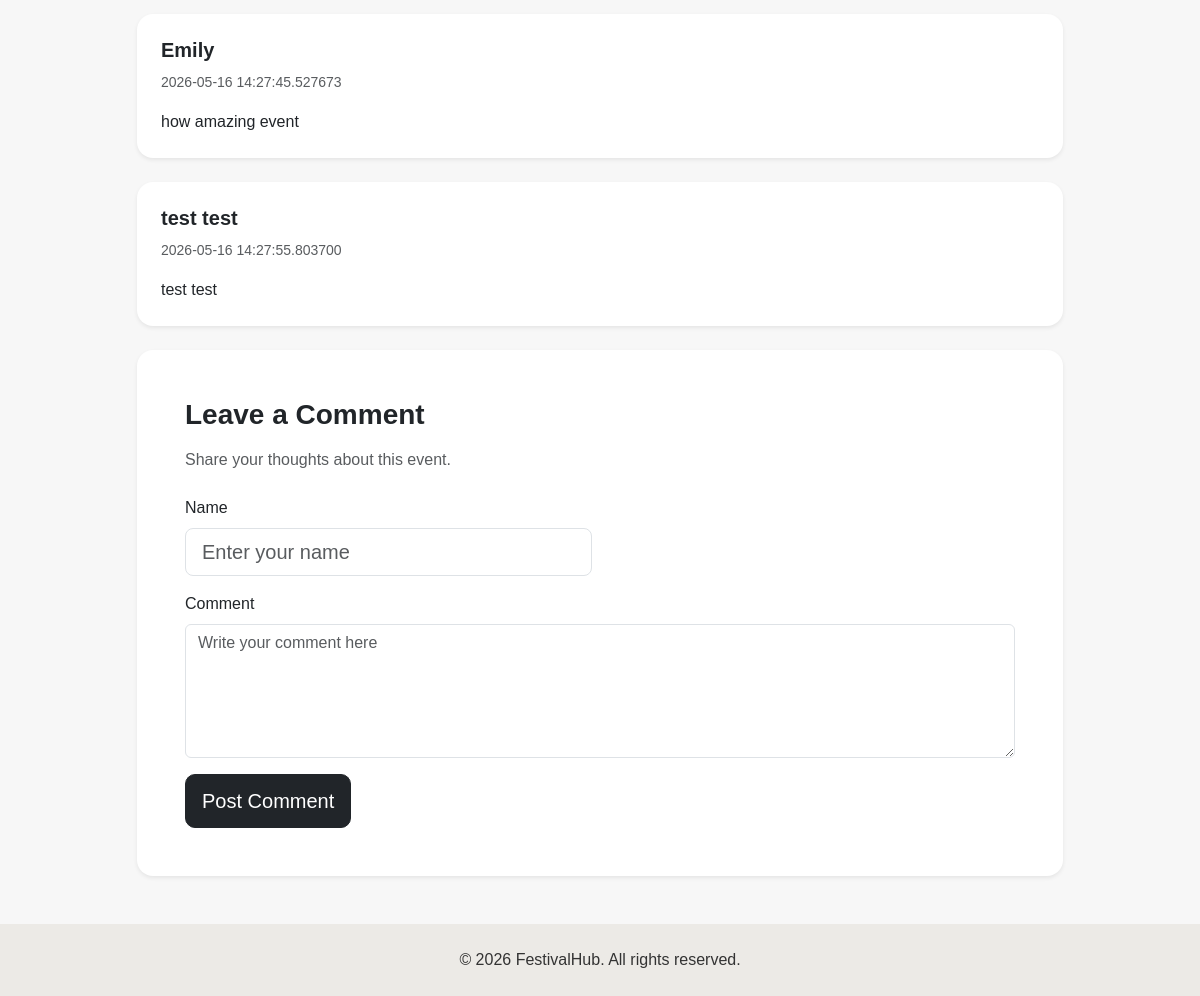
Page /details (lower part) on the earlier database version.
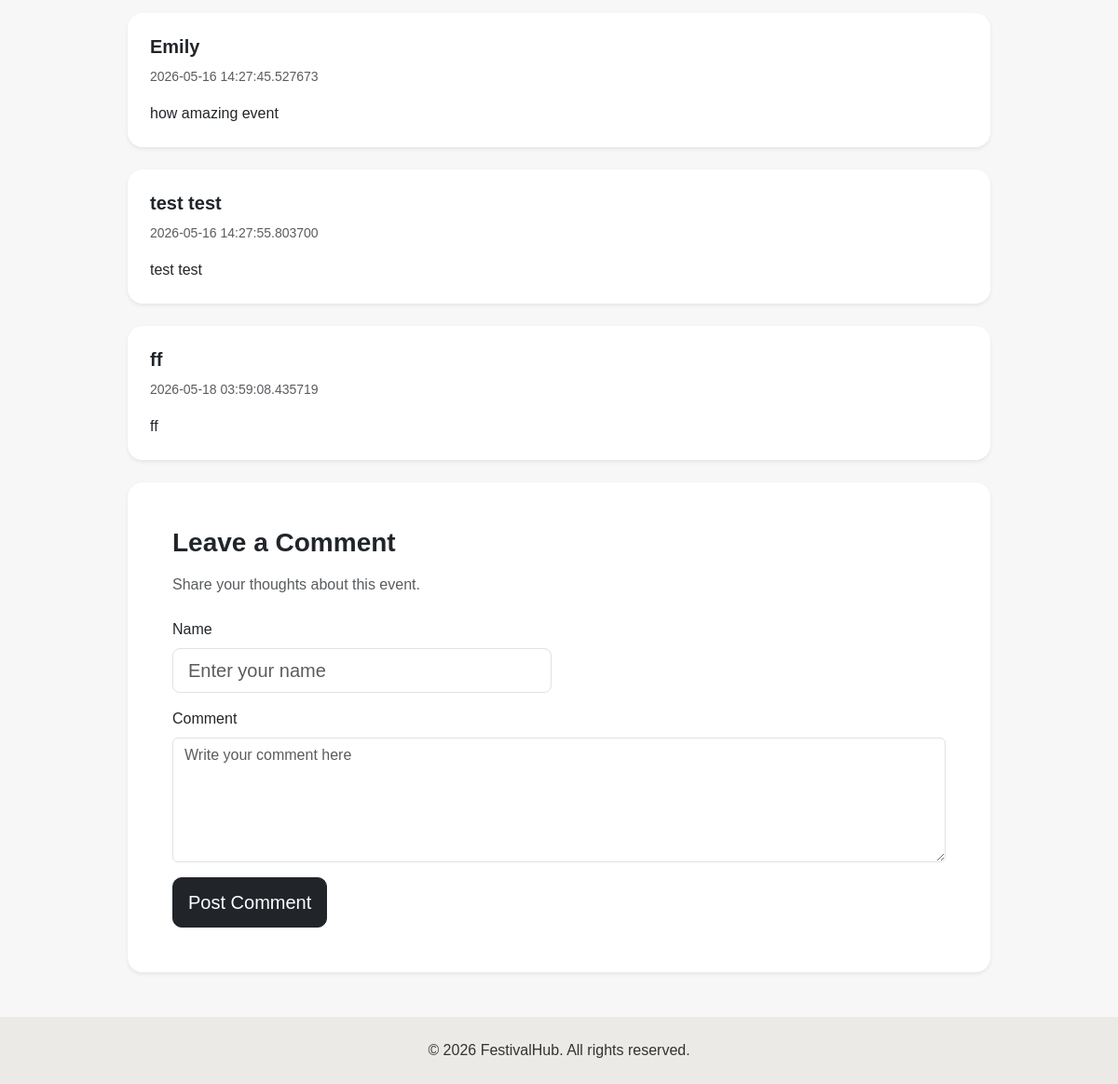
Same page on the later database version.
### festivalhub/models.py (models this page shows, shortened)
class Comment(db.Model):
    __tablename__ = 'comments'
    id = db.Column(db.Integer, primary_key=True)
    event_id = db.Column(
        db.Integer,
        db.ForeignKey('events.id'),
        nullable=False
    )
    user_name = db.Column(db.String(120), nullable=False)
    comment_text = db.Column(db.Text, nullable=False)
    posted_time = db.Column(db.DateTime, default=datetime.utcnow)

### festivalhub/views.py (the view, shortened to what this page needs)
@mainbp.route('/details', methods=['GET', 'POST'])
def details():
    event = Event.query.first()
    comment_form = CommentForm()
    comments = Comment.query.filter_by(event_id=event.id).all()
    return render_template(
        'event-details.html',
        event=event,
        comment_form=comment_form,
        comments=comments
    )

### festivalhub/forms.py
class CommentForm(FlaskForm):
    user_name = StringField(
        'Name',
        validators=[DataRequired(), Length(max=120)]
    )
    comment_text = TextAreaField(
        'Comment',
        validators=[DataRequired()]
    )
    submit = SubmitField('Post Comment')

### festivalhub/templates/event-details.html (shortened to what this page needs)
<!DOCTYPE html>
<html lang="en">
<head>
    <link href="https://cdn.jsdelivr.net/npm/bootstrap@5.3.3/dist/css/bootstrap.min.css" rel="stylesheet">
    <link rel="stylesheet" href="https://cdn.jsdelivr.net/npm/bootstrap-icons@1.11.3/font/bootstrap-icons.min.css">
    <link rel="stylesheet" href="{{ url_for('static', filename='style/style.css') }}">
</head>
<body>
    <section class="container py-5">
        <div class="row justify-content-center">
            <div class="col-xl-10">
                {% for comment in comments %}
                <div class="card border-0 shadow-sm rounded-4 mb-4">
                    <div class="card-body p-4">
                        <h5 class="fw-bold mb-2">
                            {{ comment.user_name }}
                        </h5>
                        <small class="text-muted">
                            {{ comment.posted_time }}
                        </small>
                        <p class="mb-0 mt-3">
                            {{ comment.comment_text }}
                        </p>
                    </div>
                </div>
                {% endfor %}
                <div class="card border-0 shadow-sm rounded-4">
                    <div class="card-body p-4 p-md-5">
                        <h3 class="fw-bold mb-3">
                            Leave a Comment
                        </h3>
                        <p class="text-muted mb-4">
                            Share your thoughts about this event.
                        </p>
                        <form method="POST">
                            <div class="row g-3">
                                <div class="col-md-6">
                                    <label class="form-label">Name</label>
                                    <input type="text" name="user_name" class="form-control form-control-lg"
                                        placeholder="Enter your name" required>
                                </div>
                                <div class="col-12">
                                    <label class="form-label">Comment</label>
                                    <textarea name="comment_text" class="form-control" rows="5"
                                        placeholder="Write your comment here" required></textarea>
                                </div>
                                <div class="col-12">
                                    <button type="submit" class="btn btn-dark btn-lg">
                                        Post Comment
                                    </button>
                                </div>
                            </div>
                        </form>
                    </div>
                </div>
            </div>
        </div>
    </section>
    <footer class="footer-section py-4 text-center">
        <p class="mb-0">
            © 2026 FestivalHub. All rights reserved.
        </p>
    </footer>
</body>
</html>

### festivalhub/static/style/style.css (style rules this page uses)
body { font-family: Arial, sans-serif; background-color: #f7f7f7; color: #111; margin: 0; padding: 0; }
.card-body { padding: 1.1rem; }
.btn-dark { border-radius: 10px; padding-top: 0.7rem; padding-bottom: 0.7rem; }
.footer-section { background-color: #eceae6; color: #333; }

Differences in the rows shown:
added Comment: user_name "ff", posted_time "2026-05-18 03:59:08.435719", comment_text "ff"
